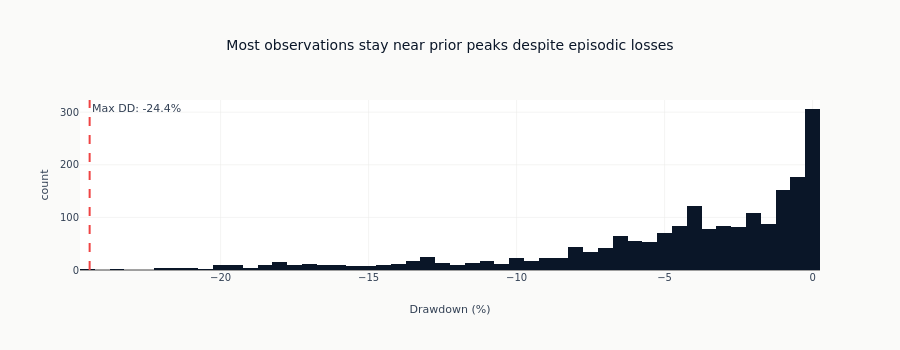

Notebook cell for this chart:
### Code cell
# Drawdown distribution
fig = px.histogram(
    dd_series * 100,
    nbins=50,
    title="Most observations stay near prior peaks despite episodic losses",
    labels={"value": "Drawdown (%)", "count": "Frequency"},
)
fig.add_vline(
    x=metrics.max_drawdown * 100,
    line_dash="dash",
    line_color=COLORS["negative"],
    annotation_text=f"Max DD: {metrics.max_drawdown * 100:.1f}%",
)
fig.update_layout(height=350, showlegend=False)
show_plotly_with_alt(
    fig,
    "Histogram of the strategy's daily drawdown, concentrated near zero with a thin tail reaching the maximum drawdown marked by a vertical line.",
)

### Figure 1 — Plotly figure (JSON) as saved in the notebook; plotly's stock layout.template omitted (floating-point values rounded to 4 significant figures; data arrays with more than 128 entries replaced by an {"elided": "..."} marker saying what was removed)
{"data": [{"bingroup": "x", "hovertemplate": "variable=Strategy<br>Drawdown (%)=%{x}<br>count=%{y}<extra></extra>", "legendgroup": "Strategy", "marker": {"color": "#0a1628", "pattern": {"shape": ""}}, "name": "Strategy", "nbinsx": 50, "orientation": "v", "showlegend": true, "type": "histogram", "x": {"elided": "1971 float values"}, "xaxis": "x", "yaxis": "y"}], "layout": {"annotations": [{"showarrow": false, "text": "Max DD: -24.4%", "x": -24.42, "xanchor": "left", "xref": "x", "y": 1, "yanchor": "top", "yref": "y domain"}], "barmode": "relative", "height": 350, "legend": {"title": {"text": "variable"}, "tracegroupgap": 0}, "shapes": [{"line": {"color": "#ef4444", "dash": "dash"}, "type": "line", "x0": -24.42, "x1": -24.42, "xref": "x", "y0": 0, "y1": 1, "yref": "y domain"}], "showlegend": false, "title": {"text": "Most observations stay near prior peaks despite episodic losses"}, "xaxis": {"anchor": "y", "domain": [0.0, 1.0], "title": {"text": "Drawdown (%)"}}, "yaxis": {"anchor": "x", "domain": [0.0, 1.0], "title": {"text": "count"}}}}
